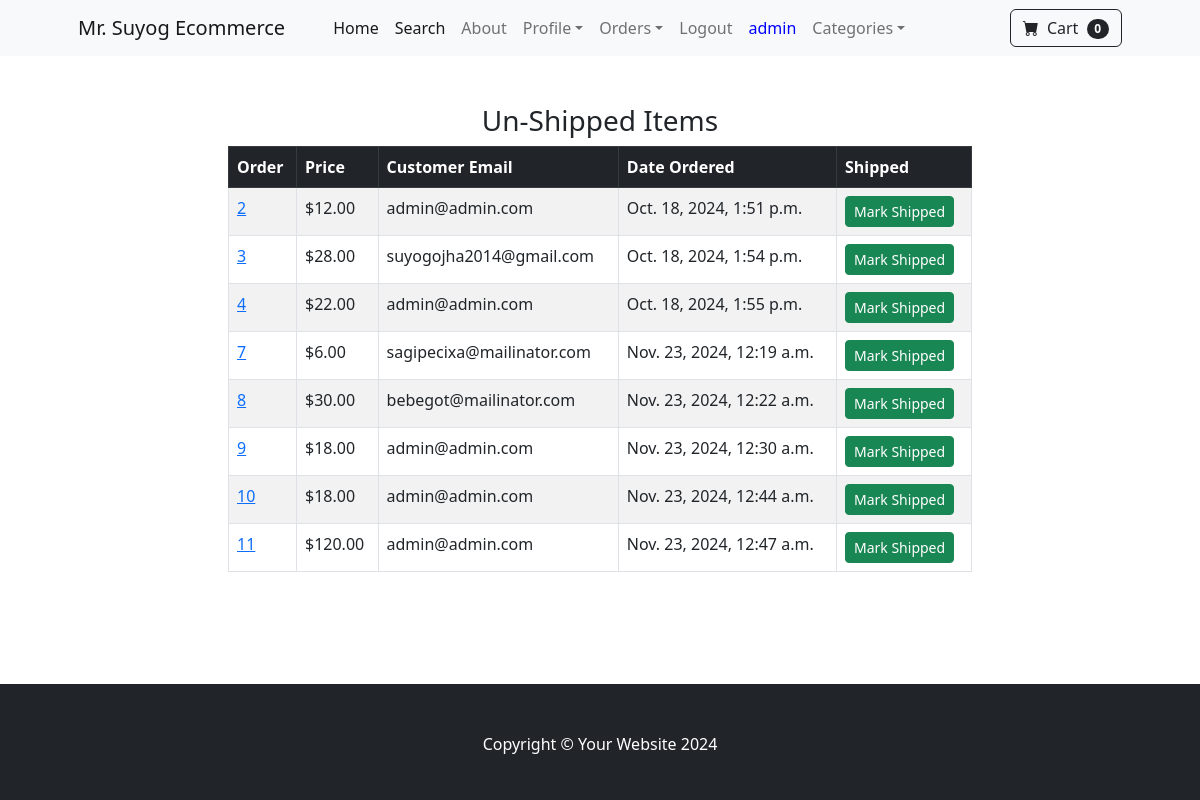
Page /payment/not_shipped_dash (signed in) on the earlier database version.
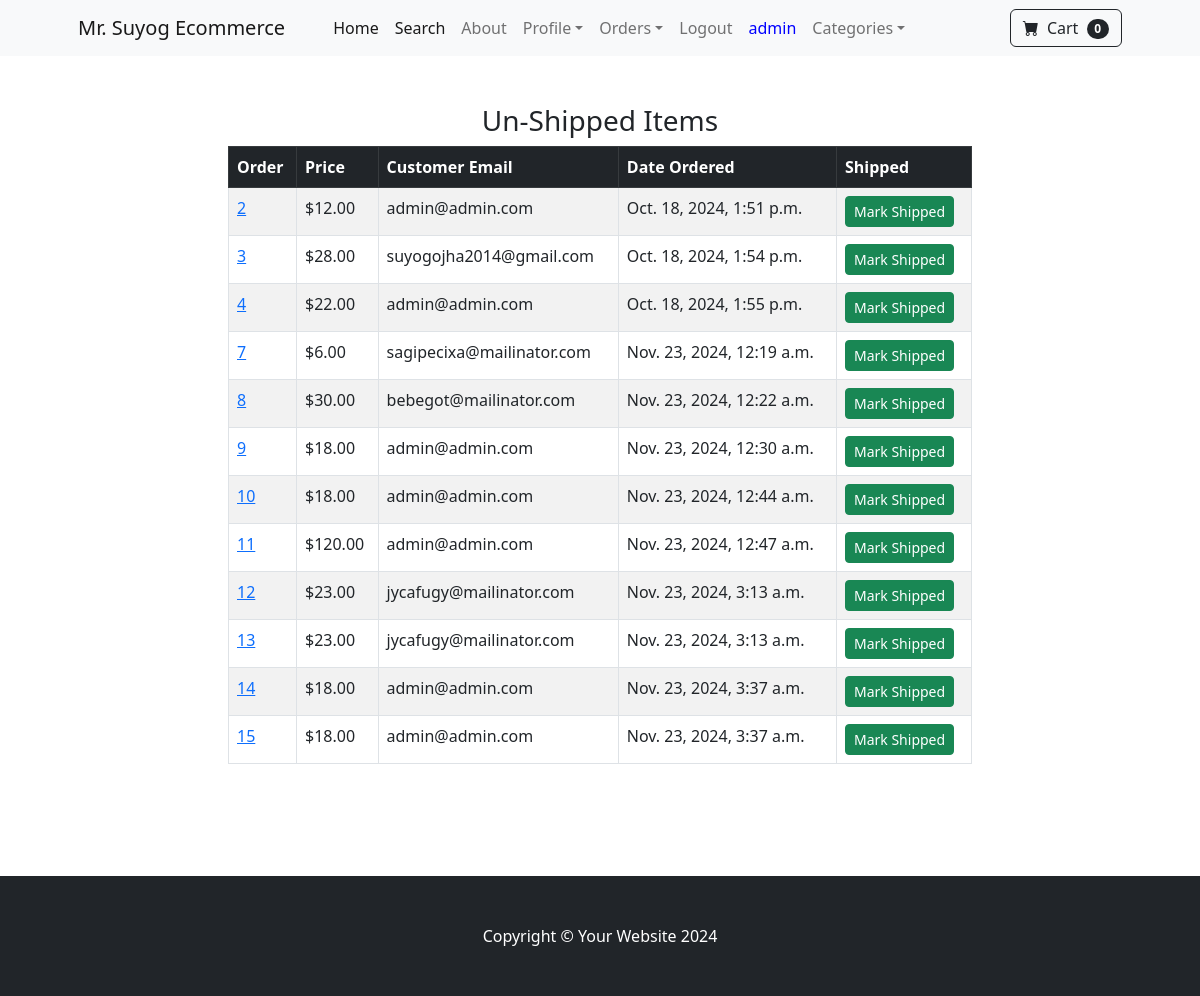
Same page on the later database version.
### payment/models.py (models this page shows, shortened)
class Order(models.Model):
	user = models.ForeignKey(User, on_delete=models.CASCADE, null=True, blank=True)
	full_name = models.CharField(max_length=250)
	email = models.EmailField(max_length=250)
	shipping_address = models.TextField(max_length=15000)
	amount_paid = models.DecimalField(max_digits=7, decimal_places=2)
	date_ordered = models.DateTimeField(auto_now_add=True)
	shipped = models.BooleanField(default=False)
	date_shipped = models.DateTimeField(blank=True, null=True)
	invoice = models.CharField(max_length=100, blank=True, null=True)
	paid = models.BooleanField(default=False)

### payment/views.py (the view, shortened to what this page needs)
# urls.py: path('not_shipped_dash', views.not_shipped_dash, name="not_shipped_dash"),
def not_shipped_dash(request):
	if request.user.is_authenticated and request.user.is_superuser:
		orders = Order.objects.filter(shipped=False)
		return render(request, "payment/not_shipped_dash.html", {"orders":orders})
	else:
		messages.success(request, "Access Denied")
		return redirect('home')

### cart/cart.py (called while the page is built)
    def __len__(self):
        return len(self.cart)

### cart/context_processors.py (called while the page is built)
def cart(request):
    return{'cart': Cart(request)}

### payment/templates/payment/not_shipped_dash.html (shortened to what this page needs)
{% extends 'base.html' %}
{% block content %}
        <div class="container">
        	<div class="row">
        		<center>
        			<div class="col-8">
        				<br/><br/>
<h3>Un-Shipped Items</h3>
<table class="table table-striped table-hover table-bordered">
  <thead class="table-dark">
    <tr>
      <th scope="col">Order</th>
      <th scope="col">Price</th>
      <th scope="col">Customer Email</th>
      <th scope="col">Date Ordered</th>
      <th scope="col">Shipped</th>
    </tr>
  </thead>
  <tbody>
  	{% for item in orders %}
    <tr>
      <td><a href="{% url 'orders' item.id %}">{{ item.id }}</a></td>
      <td>${{ item.amount_paid }}</td>
      <td>{{ item.email }}</td>
      <td>{{ item.date_ordered }}</td>
      <td>
        <form method="POST">
          <button type="Submit" class="btn btn-success btn-sm">Mark Shipped</button>
        </form>
      </td>
    </tr>
    {% endfor %}
  </tbody>
</table>
<br/><br/>
<br/><br/>
        			</div>
        		</center>
        	</div>
        </div>
{% endblock %}

Differences in the rows shown:
added Order: id "12", amount_paid "23.00", email "jycafugy@mailinator.com", date_ordered "Nov. 23, 2024, 3:13 a.m."
added Order: id "13", amount_paid "23.00", email "jycafugy@mailinator.com", date_ordered "Nov. 23, 2024, 3:13 a.m."
added Order: id "14", amount_paid "18.00", email "admin@admin.com", date_ordered "Nov. 23, 2024, 3:37 a.m."
added Order: id "15", amount_paid "18.00", email "admin@admin.com", date_ordered "Nov. 23, 2024, 3:37 a.m."
